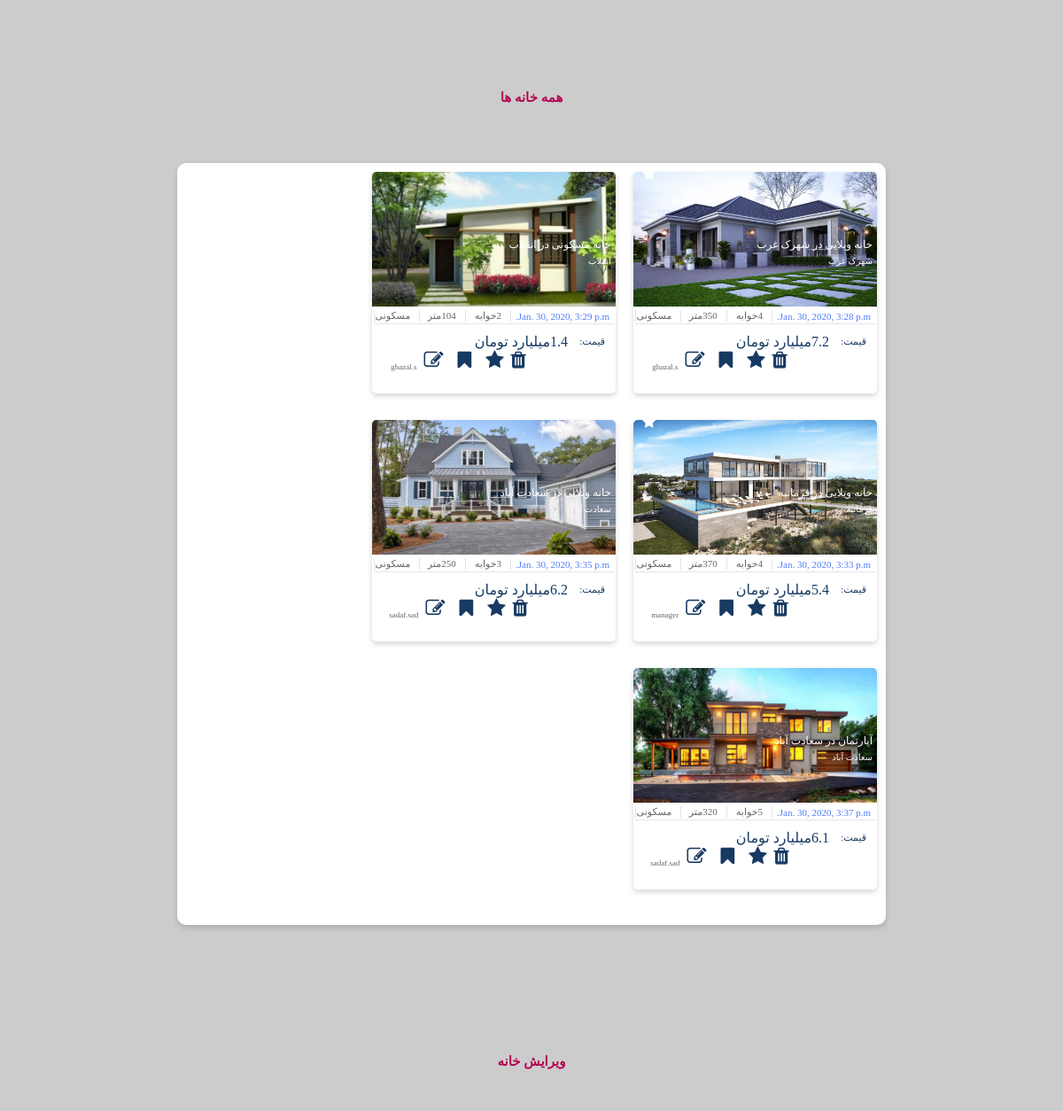
Page /homes/allHomes (middle part) on the earlier database version.
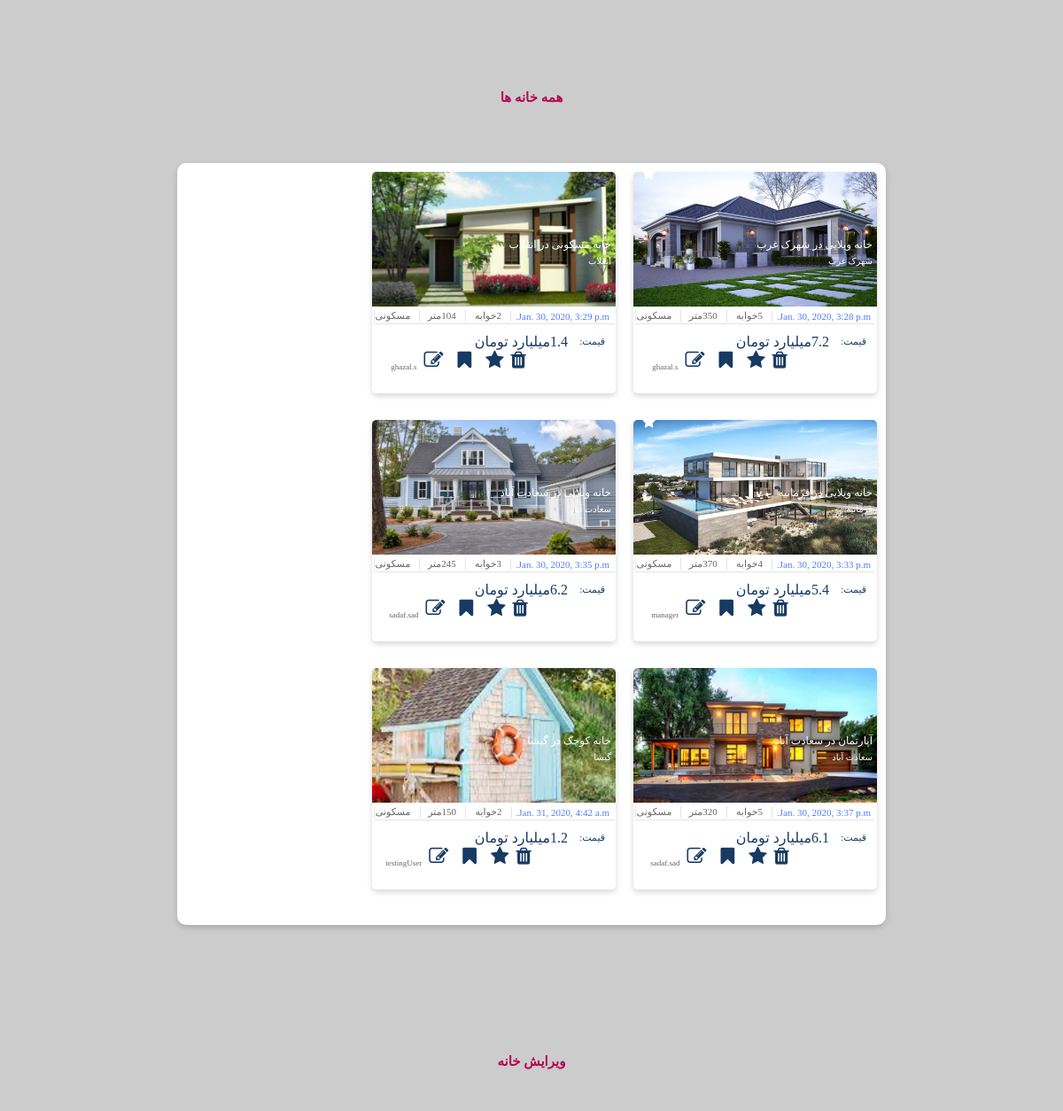
Same page on the later database version.
### homes/models.py (models this page shows)
class Housing(models.Model):
    title = models.CharField(max_length=200)
    price = models.FloatField()
    type = models.CharField(max_length=50)
    area = models.IntegerField()
    bedrooms = models.IntegerField()
    parkings = models.IntegerField()
    locality = models.CharField(max_length=200)
    created_at = models.DateTimeField(auto_now_add=True)
    pic = models.ForeignKey(Image, on_delete=models.SET_NULL, null=True)
    estate = models.CharField(max_length=50)
    star = models.BooleanField(default=False)

class Image(models.Model):
    image = models.CharField(max_length=500)

### homes/views.py (the view)
# urls.py: path('allHomes', views.showAllHomes, name='allHomes'),
def showAllHomes(request):
    h = Housing.objects.all()
    usernameHome = None
    if request.user.is_authenticated:
        usernameHome = request.user.username
    gotodiv = 'sec4HeadHome'
    return render(request, 'manager.html', {'results': h, 'username': usernameHome, 'jump': gotodiv})

### homes/templates/manager.html (shortened to what this page needs)
{% load static %}
<!DOCTYPE html PUBLIC "-//W3C//DTD XHTML 1.0 Strict//EN" "http://www.w3.org/TR/xhtml1/DTD/xhtml1-strict.dtd">
<html xmlns="http://www.w3.org/1999/xhtml">
        <head>
                <link rel="stylesheet"
          href="https://cdnjs.cloudflare.com/ajax/libs/font-awesome/4.7.0/css/font-awesome.min.css"/>
                <link rel="stylesheet" href={% static "CSS/managerUserStyle.css" %} />
        </head>
        <body>
            <div id="background">
            <div id="sec4HeadHome" style="margin-top: 100px">همه خانه ها </div>
                <div class="infoPage" style="margin-top: 45px;margin-bottom: 45px">
                    <div id="sec4Grid" >
                    {% for result in results %}
                     <div class="sec4Cards">
                        <div class="sec4Imgs"
                             style="background-image: url({{ result.pic.image}});">
                            <div class="sec4ImgsInfo">
                                <div>{{ result.title }}</div>
                            </div>
                            <div class="sec4ImgsInfo2">
                                <div>{{ result.locality }}</div>
                            </div>
                            {% if result.star %}
                                <div class="fa fa-star" style="color: white;position: relative;right: 250px;top:-40px;font-size: 16px"></div>
                            {% endif %}
                        </div>
                        <div class="sec4Info">
                            <div class="sec4details">
                                <div class="bluedetails4">
                                   <div >{{ result.created_at }}</div>
                                </div>
                                <div class="details4">
                                    <div>{{ result.bedrooms }}خوابه</div>
                                </div>
                                <div class="details4">
                                    <div>{{result.area}}متر </div>
                                </div>
                                <div class="details4">
                                    <div>{{ result.type }}</div>
                                </div>
                            </div>
                            <div class="sec4Price">
                                <div class="priceTex4">
                                    <div class="details42">
                                        <div class="details42small">قیمت:</div>
                                        <div>{{ result.price }}میلیارد تومان </div>
                                    </div>
                                </div>
                                <div class="sec4LogoDiv">
                                    <a class="fa fa-trash singleAction"  href="{% url 'deleteHousing' select=result.id %}"  aria-hidden="true" style="color: #173a63;font-size: 22px;text-decoration: none "></a>
                                    <a class="fa fa-star singleAction"  href="{% url 'starHousing' select=result.id %}"  aria-hidden="true" style="color: #173a63;font-size: 22px; margin-right: 8px;margin-left: 8px;text-decoration: none "></a>
                                    <a class="fa fa-bookmark singleAction"  href="{% url 'bookmarkHousing' select=result.id %}"  aria-hidden="true" style="color: #173a63;font-size: 22px; margin-right: 8px;margin-left: 8px;text-decoration: none "></a>
                                    <a class="fa fa-edit singleAction"  href="{% url 'editHousing' select=result.id %}"  aria-hidden="true" style="color: #173a63;font-size: 22px; margin-right: 8px;margin-left: 8px;text-decoration: none "></a>
                                    <span class="sec4LogoText">{{ result.estate }}</span></div>
                            </div>
                        </div>
                    </div>
                    {% endfor %}
                </div>
                </div>
            <div id="sec4HeadEdit" style="margin-top: 100px">ویرایش خانه </div>
            </div>
        </body>
</html>

Differences in the rows shown:
changed Housing "خانه ویلایی در شهرک غرب": bedrooms "4" → "5"
changed Housing "خانه ویلایی در سعادت آباد": area "250" → "245"
added Housing: pic.image (picture), title "خانه کوچک در گیشا", locality "گیشا", created_at "Jan. 31, 2020, 4:42 a.m.", bedrooms "2", area "150", type "مسکونی", price "1.2", estate "testingUser"
